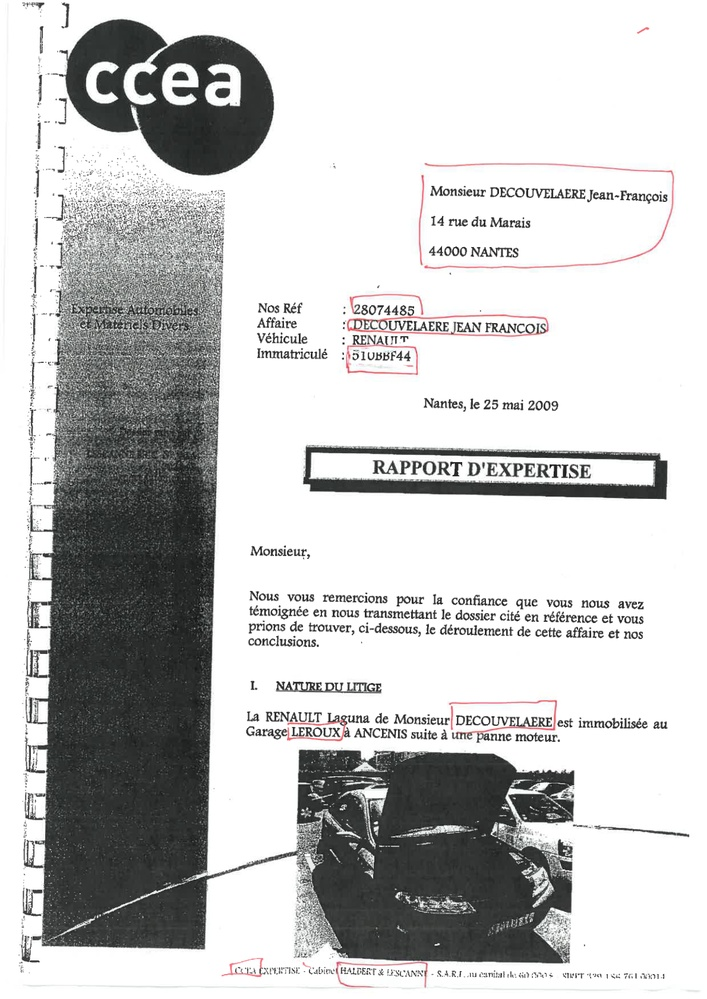
#> input picture Mastering_ocr/images/page-0-1651657651.9124749.jpg, 707 x 999 px, shrunk from 1190 x 1682 before the run
$ python SMOOTHING_AND_BLURRING.py --image ../Mastering_ocr/images/page-0-1651657651.9124749.jpg
#> lines starting #> are read from the running program, lines starting #| are printed output that depends on the picture
import numpy as np
import argparse
import cv2
path="python3 SMOOTHING_AND_BLURRING.py -i /home/paindr/Downloads/All_fille_folder/cnifr5.jpg"
"source ../Mastering_ocr/venv/bin/activate"
ap=argparse.ArgumentParser()
ap.add_argument("-i","--image",required=True,help="Path to the image")
args=vars(ap.parse_args())

image=cv2.imread(args["image"])
#> image is the input picture: shape (999, 707, 3); mean B, G, R 197.1, 197.4, 197.1
cv2.imshow("Original",image)

#Average blurring

blurred=np.hstack([
    cv2.blur(image,(3,3)),
    cv2.blur(image,(5,5)),
    cv2.blur(image,(7,7)),
cv2.blur(image,(9,9)),
cv2.blur(image,(13,13))

])
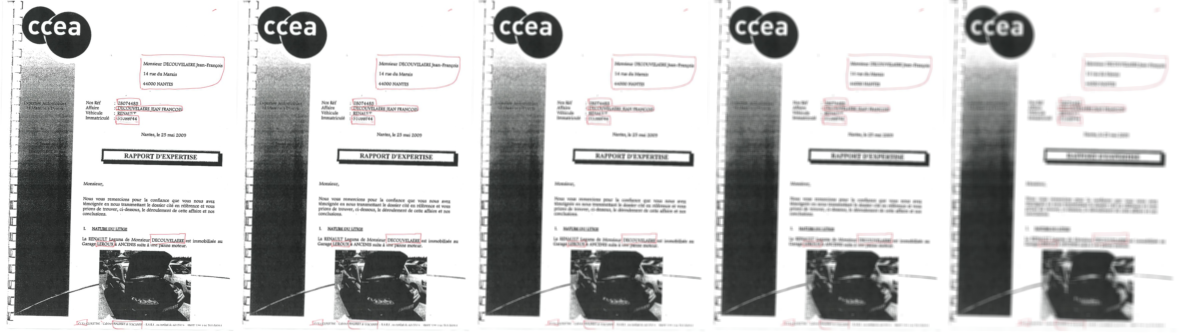
#> blurred: shape (999, 3535, 3) (shown at 1/3 size); mean B, G, R 197.1, 197.4, 197.1
cv2.imshow("Averaged",blurred)

#Gaussian blurring
gblurred=np.hstack([
    cv2.GaussianBlur(image,(3,3),0),
    cv2.GaussianBlur(image, (5, 5), 0),
    cv2.GaussianBlur(image, (7, 7), 0)

])
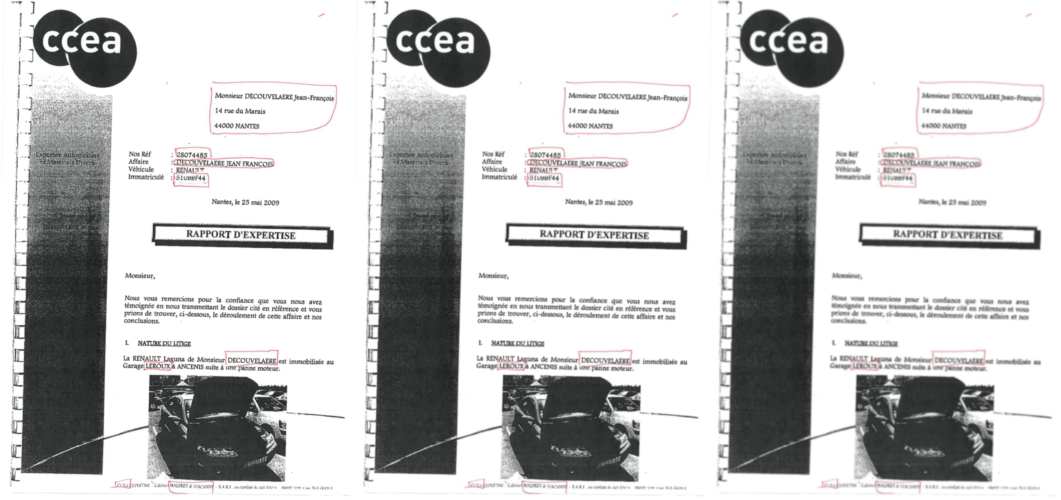
#> gblurred: shape (999, 2121, 3) (shown at 1/2 size); mean B, G, R 197.1, 197.4, 197.1
cv2.imshow("Gaussian",blurred)


#Median blurring

mblurred=np.hstack([
    cv2.medianBlur(image,3),
    cv2.medianBlur(image,5),
    cv2.medianBlur(image,7)
])
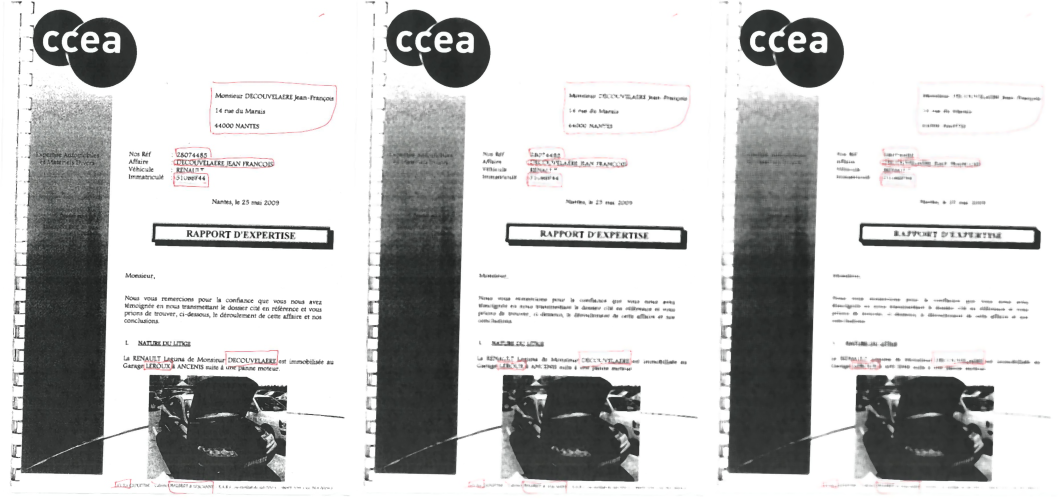
#> mblurred: shape (999, 2121, 3) (shown at 1/2 size); mean B, G, R 198.9, 199.2, 198.8
cv2.imshow("Median",mblurred)


#billateral blurring

bblurred = np.hstack([
    cv2.bilateralFilter(image,5,21,21),
    cv2.bilateralFilter(image,7,31,31),
    cv2.bilateralFilter(image,9,41,41)
])
cv2.imshow("Bilateral",bblurred)
cv2.waitKey(0)
